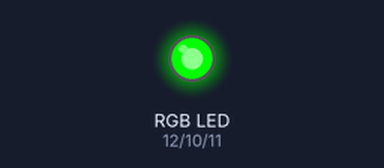
Bench run of a sketch on a simulated Arduino Uno, built with avr-gcc and run on an emulated ATmega328P. On the bench: an RGB LED mixed from three pins (HIGH = lit).

Above: at 0.5 s.
At 2.5 s:
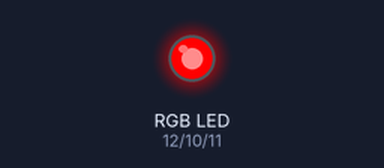
At 4.5 s:
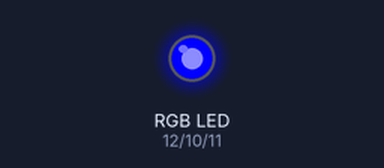
At 5.5 s:
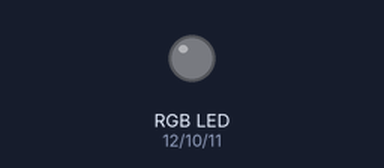
Timing chart, 0 to 7.8 s (numbered marks = the images above):
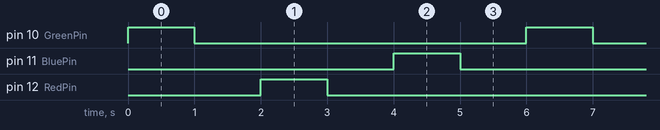

Measured:
- by itself, pin 10 (GreenPin), pin 11 (BluePin), pin 12 (RedPin): alternates HIGH for 1.0 s and LOW for 5.0 s
- by itself, everything shown: repeats every 6.0 s, in 6 steps

The sketch:

RGB_LED_Setup.ino
```cpp
int GreenPin = 10;
int RedPin = 12;
int BluePin = 11;
int waitTime = 1000;

void setup() {
  // put your setup code here, to run once:
  pinMode(GreenPin,OUTPUT);
  pinMode(RedPin,OUTPUT);
  pinMode(BluePin,OUTPUT);
}

void loop() {
  // put your main code here, to run repeatedly:
  digitalWrite(GreenPin,HIGH);
  delay(waitTime);
  digitalWrite(GreenPin,LOW);
  delay(waitTime);
  digitalWrite(RedPin,HIGH);
  delay(waitTime);
  digitalWrite(RedPin,LOW);
  delay(waitTime);
  digitalWrite(BluePin,HIGH);
  delay(waitTime);
  digitalWrite(BluePin,LOW);
  delay(waitTime);
}
```
